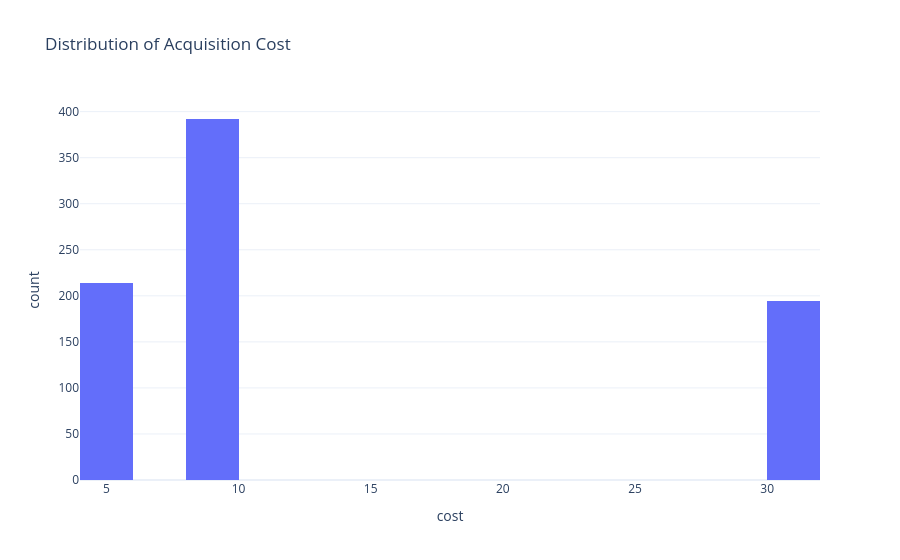

Notebook code for this chart:
### Markdown cell above
# Visualizing the distribution of Acquisition Cost and Revenue Generated by the Customer Using Histograms:

### Code cell
fig = px.histogram(data,
                   x="cost",
                   nbins=20,
                   title='Distribution of Acquisition Cost')
fig.show()

### Figure 1 — Plotly figure (JSON) as saved in the notebook; plotly's stock layout.template omitted (floating-point values rounded to 4 significant figures; data arrays with more than 128 entries replaced by an {"elided": "..."} marker saying what was removed)
{"data": [{"bingroup": "x", "hovertemplate": "cost=%{x}<br>count=%{y}<extra></extra>", "legendgroup": "", "marker": {"color": "#636efa", "pattern": {"shape": ""}}, "name": "", "nbinsx": 20, "orientation": "v", "showlegend": false, "type": "histogram", "x": {"elided": "800 float values"}, "xaxis": "x", "yaxis": "y"}], "layout": {"autosize": true, "barmode": "relative", "legend": {"tracegroupgap": 0}, "title": {"text": "Distribution of Acquisition Cost"}, "xaxis": {"anchor": "y", "autorange": true, "domain": [0, 1], "range": [4, 32], "title": {"text": "cost"}, "type": "linear"}, "yaxis": {"anchor": "x", "autorange": true, "domain": [0, 1], "range": [0, 412.6], "title": {"text": "count"}}}}
